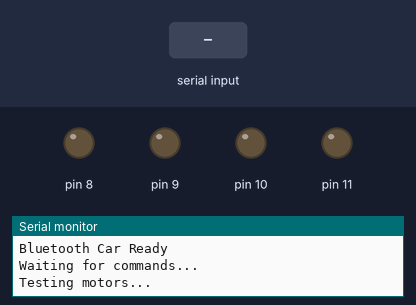
Bench run of a sketch on a simulated Arduino Uno, built with avr-gcc and run on an emulated ATmega328P. Parts: output pins drawn as LEDs (lit = HIGH), the last lines printed to the serial monitor. The test bench sets the inputs (shaded band).

Above: at 1.5 s.
1.6 s: "F" received over the second serial link
At 2.1 s:
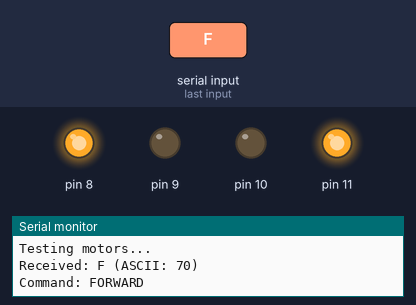
3.1 s: "B" received over the second serial link
At 4.3 s:
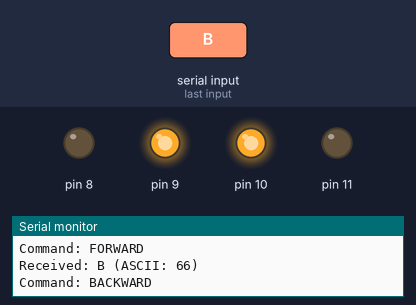
4.6 s: "L" received over the second serial link
At 5.5 s:
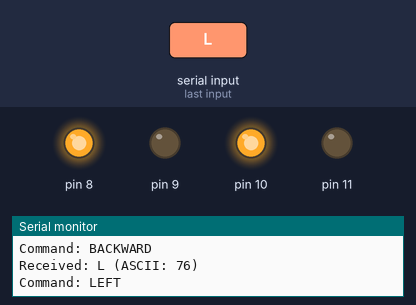
6.1 s: "R" received over the second serial link
At 6.7 s:
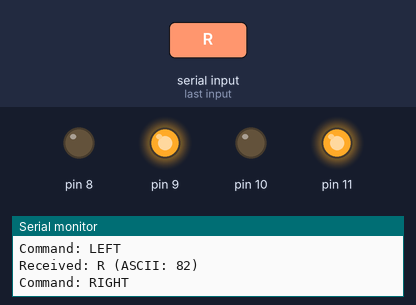
Timing chart, 0 to 8.6 s (numbered marks = the images above; inputs shaded):
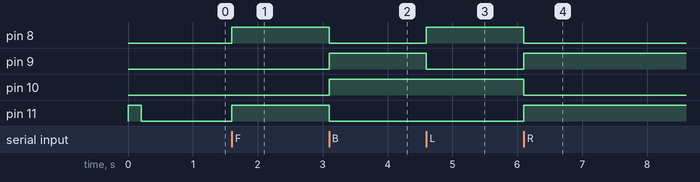

Measured:
- after the input at 1.6 s, pin 8, pin 11: LOW → HIGH at once
- after the input at 3.1 s, pin 8, pin 11: HIGH → LOW at once; pin 9, pin 10: LOW → HIGH at once
- after the input at 4.6 s, pin 8: LOW → HIGH at once; pin 9: HIGH → LOW at once
- after the input at 6.1 s, pin 8, pin 10: HIGH → LOW at once; pin 9, pin 11: LOW → HIGH at once

The sketch:

Electroniccar_may30a.ino
```cpp
#include <SoftwareSerial.h>
SoftwareSerial bluetooth(2, 3); // RX, TX

void stopMotors() {
  digitalWrite(11, LOW);
  digitalWrite(10, LOW);
  digitalWrite(9, LOW);
  digitalWrite(8, LOW);
}

void setup() {
  pinMode(11, OUTPUT);
  pinMode(10, OUTPUT);
  pinMode(9, OUTPUT);
  pinMode(8, OUTPUT);

  Serial.begin(9600);
  bluetooth.begin(9600);

  Serial.println("Bluetooth Car Ready");
  Serial.println("Waiting for commands...");

  // Test motors on startup
  Serial.println("Testing motors...");
  digitalWrite(11, HIGH);
  delay(200);
  digitalWrite(11, LOW);
  delay(100);

  stopMotors();
}

void loop() {
  if (bluetooth.available()) {
    char command = bluetooth.read();

    // Debug: Show exactly what we received
    Serial.print("Received: ");
    Serial.print(command);
    Serial.print(" (ASCII: ");
    Serial.print((int)command);
    Serial.println(")");

    switch (command) {
      case 'F':
      case 'f':  // Try both uppercase and lowercase
        Serial.println("Command: FORWARD");
        stopMotors();
        digitalWrite(11, HIGH);
        digitalWrite(8, HIGH);
        break;

      case 'B':
      case 'b':
        Serial.println("Command: BACKWARD");
        stopMotors();
        digitalWrite(10, HIGH);
        digitalWrite(9, HIGH);
        break;

      case 'L':
      case 'l':
        Serial.println("Command: LEFT");
        stopMotors();
        digitalWrite(10, HIGH);
        digitalWrite(8, HIGH);
        break;

      case 'R':
      case 'r':
        Serial.println("Command: RIGHT");
        stopMotors();
        digitalWrite(11, HIGH);
        digitalWrite(9, HIGH);
        break;

      case 'S':
      case 's':
        Serial.println("Command: STOP");
        stopMotors();
        break;

      default:
        Serial.print("Unknown command: ");
        Serial.println(command);
        stopMotors();
        break;
    }
  }
}
```
